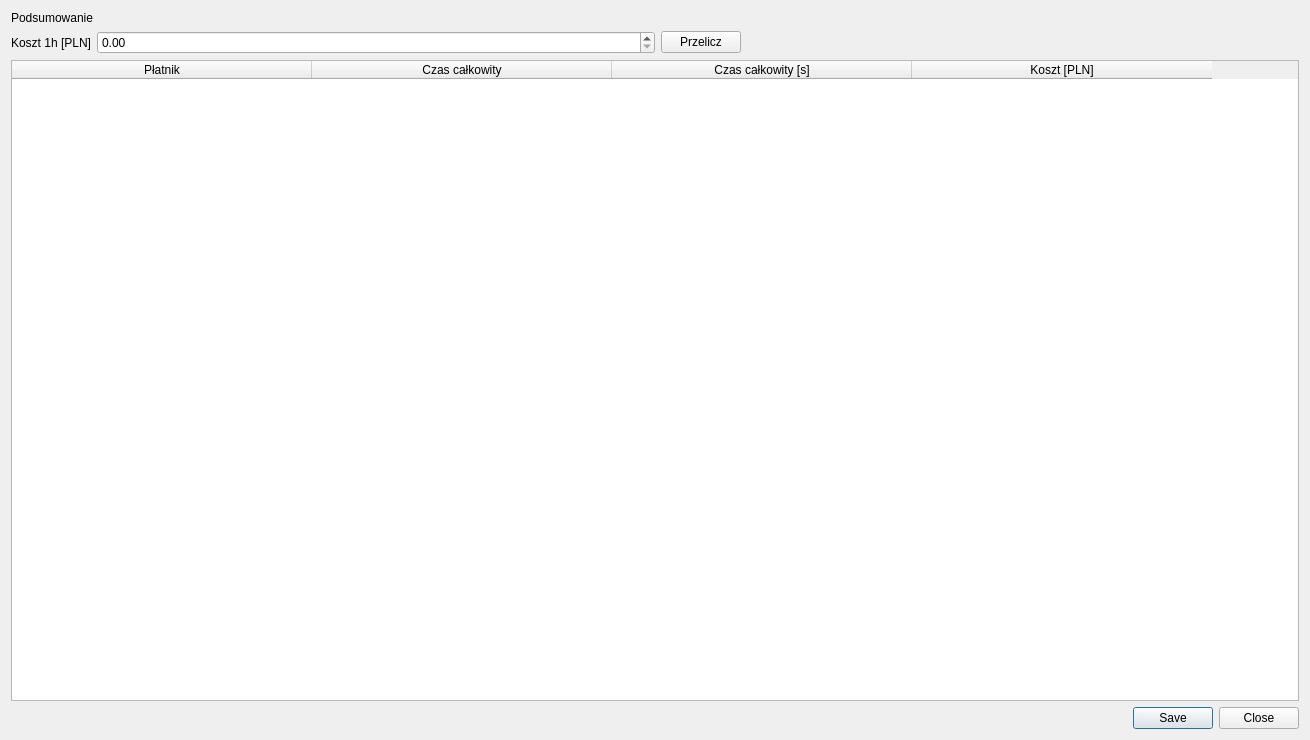
<?xml version="1.0" encoding="UTF-8"?>
<ui version="4.0">
 <class>Dialog</class>
 <widget class="QDialog" name="Dialog">
  <property name="geometry">
   <rect>
    <x>0</x>
    <y>0</y>
    <width>1310</width>
    <height>740</height>
   </rect>
  </property>
  <property name="windowTitle">
   <string>Podsumowanie</string>
  </property>
  <layout class="QVBoxLayout" name="verticalLayout">
   <item>
    <widget class="QLabel" name="label">
     <property name="text">
      <string>Podsumowanie</string>
     </property>
    </widget>
   </item>
   <item>
    <layout class="QHBoxLayout" name="horizontalLayout">
     <item>
      <widget class="QLabel" name="label_2">
       <property name="text">
        <string>Koszt 1h [PLN]</string>
       </property>
      </widget>
     </item>
     <item>
      <widget class="QDoubleSpinBox" name="doubleSpinBox">
       <property name="sizePolicy">
        <sizepolicy hsizetype="Expanding" vsizetype="Fixed">
         <horstretch>0</horstretch>
         <verstretch>0</verstretch>
        </sizepolicy>
       </property>
       <property name="maximum">
        <double>99999.000000000000000</double>
       </property>
      </widget>
     </item>
     <item>
      <widget class="QPushButton" name="pushButton">
       <property name="text">
        <string>Przelicz</string>
       </property>
      </widget>
     </item>
     <item>
      <spacer name="horizontalSpacer">
       <property name="orientation">
        <enum>Qt::Horizontal</enum>
       </property>
       <property name="sizeHint" stdset="0">
        <size>
         <width>40</width>
         <height>20</height>
        </size>
       </property>
      </spacer>
     </item>
    </layout>
   </item>
   <item>
    <widget class="QTableWidget" name="tableWidget">
     <attribute name="horizontalHeaderDefaultSectionSize">
      <number>300</number>
     </attribute>
     <column>
      <property name="text">
       <string>Płatnik</string>
      </property>
     </column>
     <column>
      <property name="text">
       <string>Czas całkowity</string>
      </property>
     </column>
     <column>
      <property name="text">
       <string>Czas całkowity [s]</string>
      </property>
     </column>
     <column>
      <property name="text">
       <string>Koszt [PLN]</string>
      </property>
     </column>
    </widget>
   </item>
   <item>
    <widget class="QDialogButtonBox" name="buttonBox">
     <property name="orientation">
      <enum>Qt::Horizontal</enum>
     </property>
     <property name="standardButtons">
      <set>QDialogButtonBox::Close|QDialogButtonBox::Save</set>
     </property>
    </widget>
   </item>
  </layout>
 </widget>
 <tabstops>
  <tabstop>doubleSpinBox</tabstop>
  <tabstop>pushButton</tabstop>
  <tabstop>tableWidget</tabstop>
 </tabstops>
 <resources/>
 <connections>
  <connection>
   <sender>buttonBox</sender>
   <signal>rejected()</signal>
   <receiver>Dialog</receiver>
   <slot>reject()</slot>
   <hints>
    <hint type="sourcelabel">
     <x>312</x>
     <y>697</y>
    </hint>
    <hint type="destinationlabel">
     <x>286</x>
     <y>274</y>
    </hint>
   </hints>
  </connection>
 </connections>
</ui>
